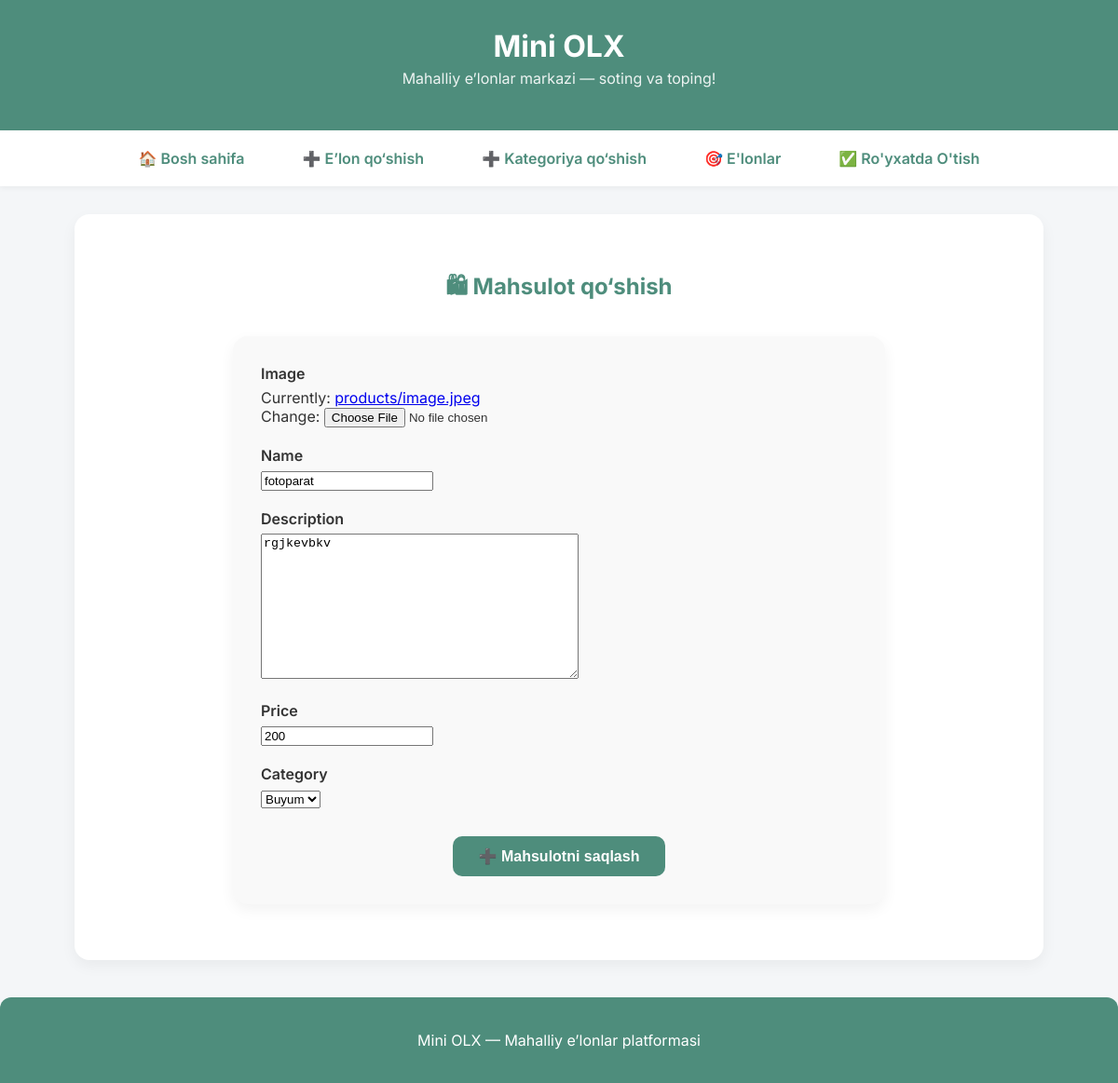
/pro-update/1, run on the app's committed database.
### page/models.py (models this page shows, shortened)
class Product(models.Model):
    image = models.ImageField(upload_to='products/')
    name = models.CharField(max_length=200)
    category = models.ForeignKey(Category, on_delete=models.CASCADE)
    description = models.TextField(blank=True)
    price = models.DecimalField(max_digits=10, decimal_places=0)
    class Meta:
        db_table = 'product'

### page/views.py (the view)
# urls.py: path('pro-update/<int:pk>', update_product, name = 'product-update'),
def update_product(request, pk):
    product = Product.objects.get(pk=pk)
    if request.method == 'POST':
        form = ProductForm(request.POST, request.FILES, instance=product)
        if form.is_valid():
            form.save()
            return redirect('product-list')
    else:
        form = ProductForm(instance=product)
    return render(request, 'products/product_form.html', {'form': form})

### page/forms.py
class ProductForm(forms.ModelForm):
    class Meta:
        model = Product
        fields = ['image', 'name', 'description', 'price', 'category']

### page/models.py (called while the page is built)
    def __str__(self):
        return self.name

### templates/products/product_form.html (shortened to what this page needs)
{% extends 'base.html' %}
{% load static %}
{% block content %}
<div style="max-width: 700px; margin: 40px auto;">
    <h2 style="color: #4E8D7C; text-align: center; margin-bottom: 30px;">🛍 Mahsulot qo‘shish</h2>
    <form method="post" enctype="multipart/form-data" style="background: #f9f9f9; padding: 30px; border-radius: 16px; box-shadow: 0 6px 16px rgba(0,0,0,0.05);">
        {% for field in form %}
        <div style="margin-bottom: 20px;">
            <label for="{{ field.id_for_label }}" style="display: block; font-weight: 600; margin-bottom: 6px; color: #333;">
                {{ field.label }}
            </label>
            {{ field }}
        </div>
        {% endfor %}
        <div style="text-align: center; margin-top: 30px;">
            <button type="submit" style="background-color: #4E8D7C; color: white; padding: 12px 28px; border: none; border-radius: 10px; font-weight: 600; font-size: 16px; cursor: pointer;">
                ➕ Mahsulotni saqlash
            </button>
        </div>
    </form>
</div>
{% endblock %}

### templates/base.html (style rules this page uses)
body { font-family: 'Inter', sans-serif; margin: 0; padding: 0; background-color: #f4f6f8; color: #333; }

### data on the page
Product: form "fotoparat" "rgjkevbkv" "200" "Buyum"

### other printed values
{{ field.label }} "Image" "Name" "Description" "Price" "Category"
